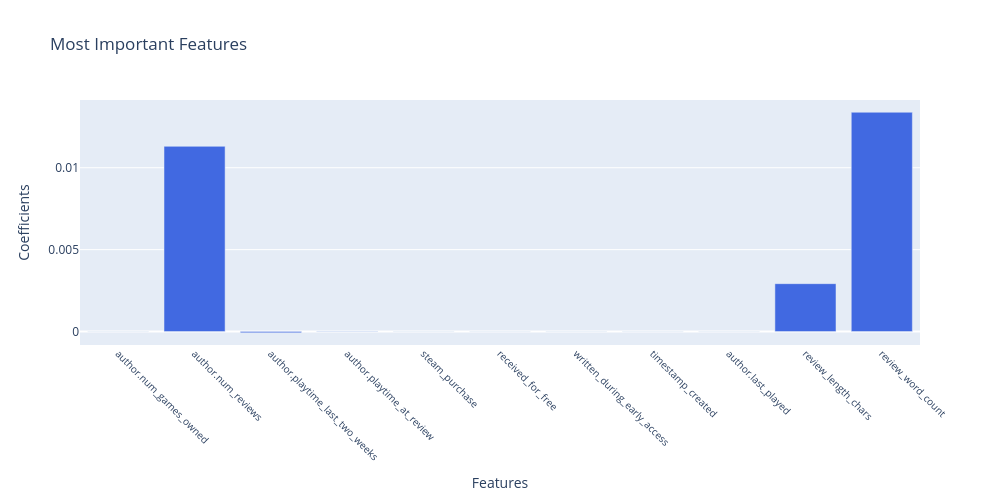

The notebook cell saved with this chart:
### Code cell
import plotly.graph_objects as go

# Create a bar plot of feature importances using Plotly
fig = go.Figure()

fig.add_trace(go.Bar(
    x=training_cols,
    y=linreg.coef_,
    marker_color='royalblue'
))

fig.update_layout(
    title='Most Important Features',
    xaxis_title='Features',
    yaxis_title='Coefficients',
    xaxis_tickangle=45,
    xaxis_tickfont=dict(size=10),
    margin=dict(b=150),  # Provide extra bottom margin for rotated labels
    height=500,
    width=1000
)

fig.show()

### Figure 1 — Plotly figure (JSON) as saved in the notebook; plotly's stock layout.template omitted (floating-point values rounded to 4 significant figures)
{"data": [{"marker": {"color": "royalblue"}, "type": "bar", "x": ["author.num_games_owned", "author.num_reviews", "author.playtime_last_two_weeks", "author.playtime_at_review", "steam_purchase", "received_for_free", "written_during_early_access", "timestamp_created", "author.last_played", "review_length_chars", "review_word_count"], "y": [-1.081e-13, 0.01131, -7.291e-05, 1.645e-05, -2.506e-06, 4.222e-08, 9.777e-07, -7.569e-09, -2.296e-09, 0.002924, 0.01339]}], "layout": {"height": 500, "margin": {"b": 150}, "title": {"text": "Most Important Features"}, "width": 1000, "xaxis": {"tickangle": 45, "tickfont": {"size": 10}, "title": {"text": "Features"}}, "yaxis": {"title": {"text": "Coefficients"}}}}
